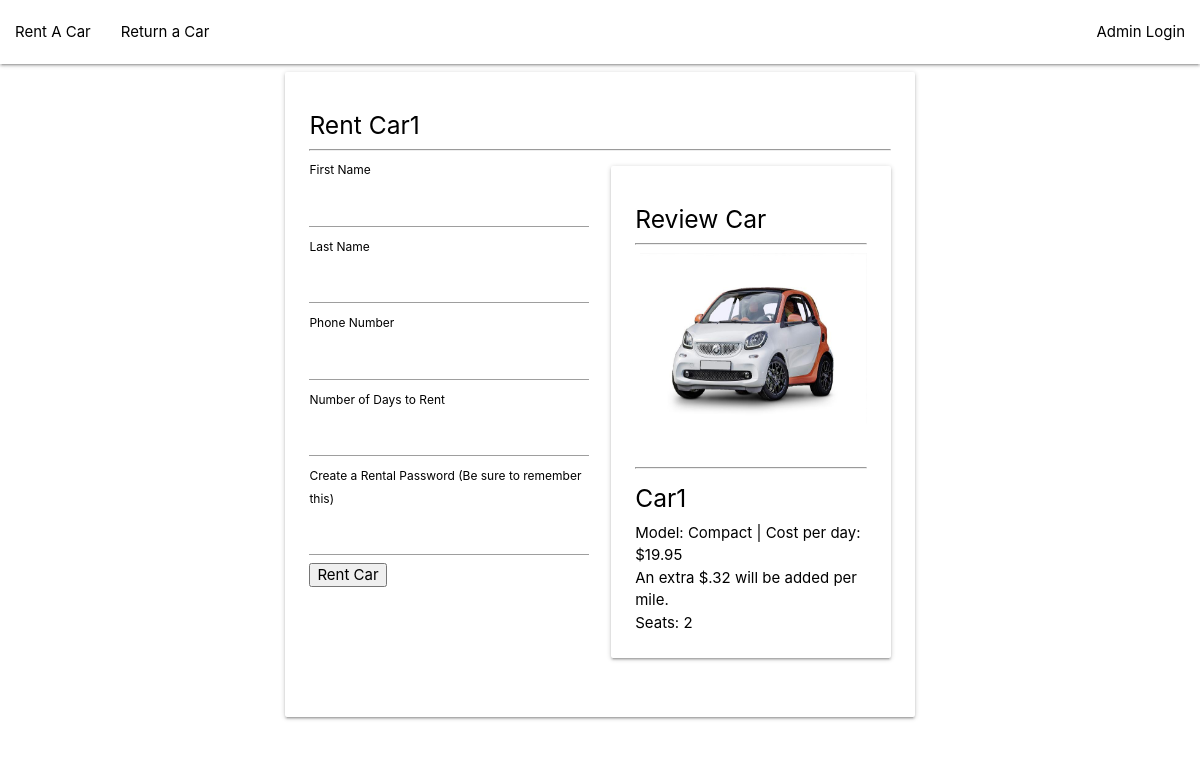
The app's page /rentalForm.php?carID=1 with its own data.
### tables this page shows
CREATE TABLE IF NOT EXISTS `cars` (
  `CarID` int(11) NOT NULL AUTO_INCREMENT,
  `CarModel` int(11) NOT NULL,
  `CarName` varchar(45) NOT NULL,
  `Seats` varchar(10) NOT NULL,
  `Available` tinyint(1) NOT NULL,
  `ImageName` varchar(255) NOT NULL,
  `TotalMileage` double NOT NULL,
  PRIMARY KEY (`CarID`),
  KEY `Model` (`CarModel`)
);

CREATE TABLE IF NOT EXISTS `models` (
  `ModelID` int(11) NOT NULL AUTO_INCREMENT,
  `ModelType` varchar(10) NOT NULL,
  `ModelCost` double NOT NULL,
  PRIMARY KEY (`ModelID`)
);

### Models/Cars.php (called while the page is built, shortened)
<?php
function getCarByID($carID){
	global $db;
	$query = $db->prepare("SELECT * FROM cars INNER JOIN models ON cars.CarModel = models.ModelID WHERE CarID = :CarID");
	$query->bindParam(':CarID', $carID);
	$query->execute();
	$result = $query->fetch(PDO::FETCH_ASSOC);
	return $result;
}
?>

### rentalForm.php (the view, shortened to what this page needs)
<?php
	require_once("Models/DBConnect.php");
	require_once("Models/Cars.php");
	include("Views/header.php");
	if(isset($_GET['carID'])){
		$car = getCarByID($_GET['carID']);
	}
	else{
		header("Location: index.php");
		die;
	}
 ?>
<div class="row">
	<div class="col s12 m10 offset-m1">
		<div class="col s12 m8 offset-m2">
			<div class="card white">
				<div class="card-content black-text">
					<h5>Rent <?php echo $car["CarName"]; ?></h5>
					<hr />
					<div class="row">
						<div class="col s12 m6">
							<form action="rentalConfirm.php" method="post">
								<label class="black-text">First Name</label>
								<input type="text" name="FName" required />
								<label class="black-text">Last Name</label>
								<input type="text" name="LName" required/>
								<label class="black-text">Phone Number</label>
								<input type="text" name="PhoneNumber" required/>
								<label class="black-text">Number of Days to Rent</label>
								<input type="number" name="rentalDays" required/>
								<label class="black-text">Create a Rental Password (Be sure to remember this)</label>
								<input type="Password" name="rentalCode" required/>
								<input type = "submit" value="Rent Car" />
							</form>
						</div>
						<div class="col s12 m6">
							<div class="card white">
		        				<div class="card-content black-text">
		        					<h5>Review Car</h5>
		        					<hr />
		        					<img src="images/<?php echo $car["ImageName"]; ?>" height="200px" width="100%" alt="image of car" />
		        					<hr />
									<h5><?php echo $car["CarName"]; ?></h5>
									<p>
										Model: <?php echo $car["ModelType"]; ?> |
										Cost per day: $<?php echo $car["ModelCost"]; ?>
									</p>
									<p>An extra $.32 will be added per mile.</p>
									<p>Seats: <?php echo $car["Seats"]; ?> </p>
								</div>
							</div>
						</div>
					</div>
				</div>
			</div>
		</div>
	</div>
</div>
<?php include("Views/footer.php"); ?>

### records on screen
cars: CarName "Car1", ImageName (picture), CarModel.ModelType "Compact", CarModel.ModelCost "19.95", Seats "2"
